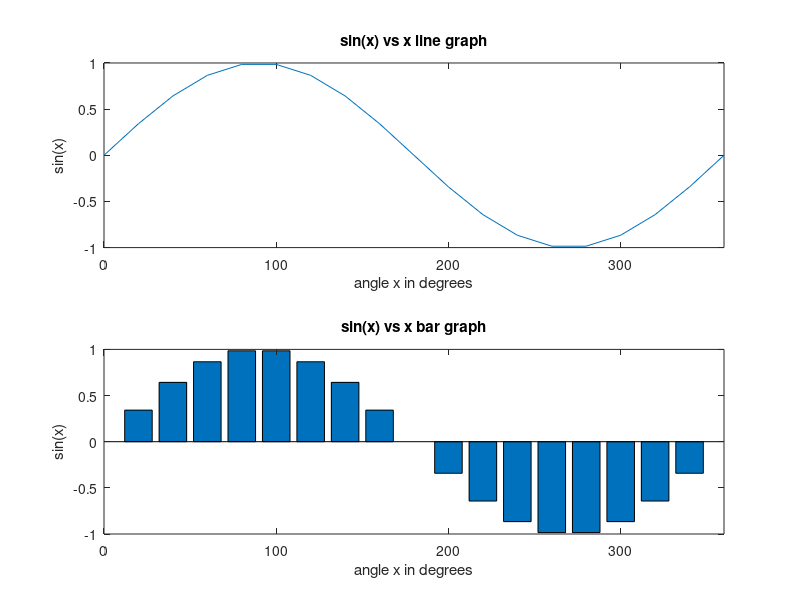

MATLAB code to generate this figure:
% Lecture 7 Plots
% Chapter 3.5 Attaway


% This is a really simple plot of just one point!
% ===============================================
x = 11;
y = 48;
plot(x,y,'r*')

% Change the axes and label them
axis([9 12 35 55]) % specify [xmin xmax ymin ymax]
xlabel('Time')
ylabel('Temperature')
% Put a title on the plot
title('Time and Temp')


% Plotting two graphs on a the same figure
% ========================================

clf % clear figure
x = 0:10:360;
y = sind(x);
plot(x,y, 'o--');

% plotting a second curve on the same axes
y2 = cosd(x);
hold on
plot(x,y2,'+--m')   

axis([0 360 -1 1])
xlabel('x');
ylabel('sin(x) or cos(x)')

% Adding a legend. Graph labels should be in the same order where they were
% plotted. 
% The optional 'Location' property specifies where the legend should
% appear.
legend('sin', 'cos', 'Location', 'north') 

% Turn the grid on.
grid on


% Plotting two graphs on a the same figure but on different of sub plots
% ======================================================================

figure(1) % opening a numbered figure
x = 0:20:360;
y = sind(x);

subplot(2,1,1) % a sub plot with 2 rows, 1 column and select the 1st sub plot
plot(x,y); % a simple line graph
xlabel('angle x in degrees')
ylabel('sin(x)')
title('sin(x) vs x line graph')
axis([0 360 -1 1])

subplot(2,1,2) % the second sub plot
bar(x,y) % a bar graph
xlabel('angle x in degrees')
ylabel('sin(x)')
title('sin(x) vs x bar graph')
axis([0 360 -1 1])


